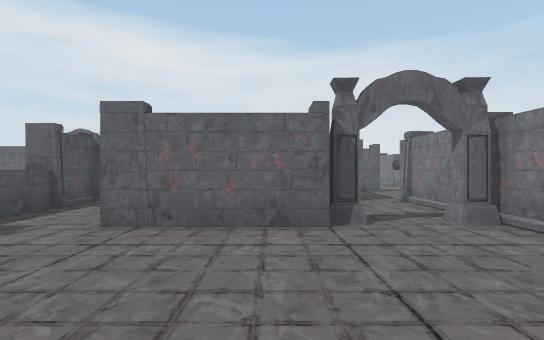
[1] (above)

16 first-person views from a walk through a 3-D level made in the Unity game engine. The camera is 1.5 m above the floor, looks level and sees 80° across. The floor is counted in squares, 2 m on a side. Each view is taken from the middle of a square. On the plan, view 1 faces up. The plan holds only what a view shows up to about 11 squares ahead; the rest is blank. The place goes on beyond the plan.

[2]
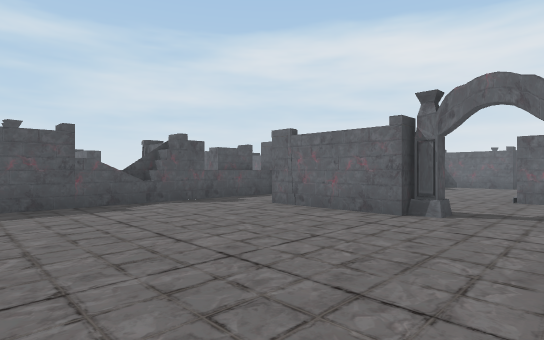

[3]
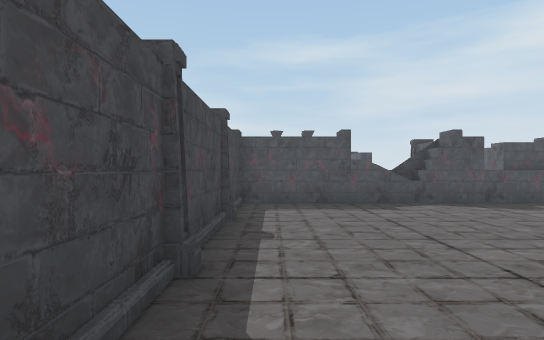

[4]
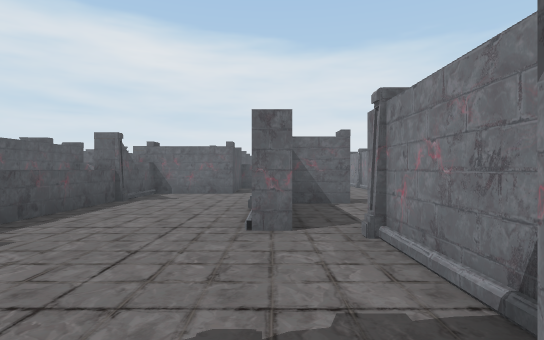

[5]
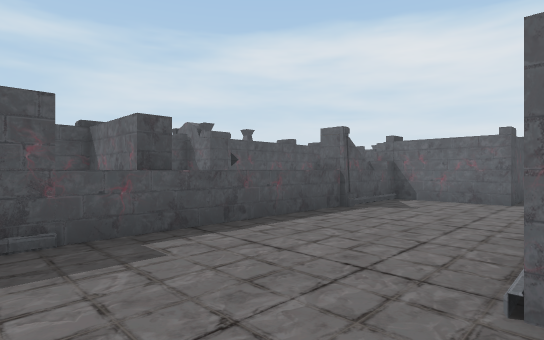

[6]
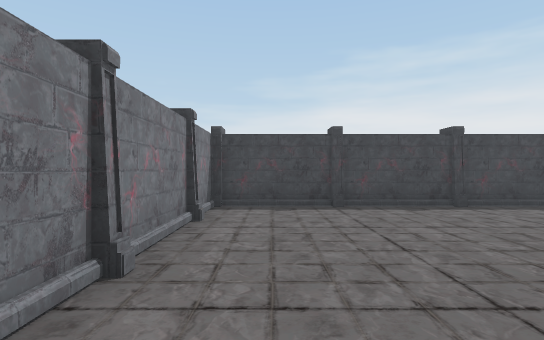

[7]
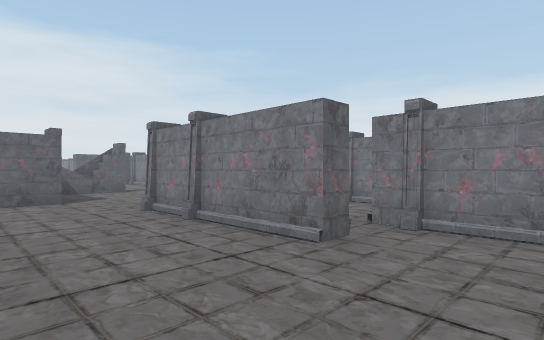

[8]
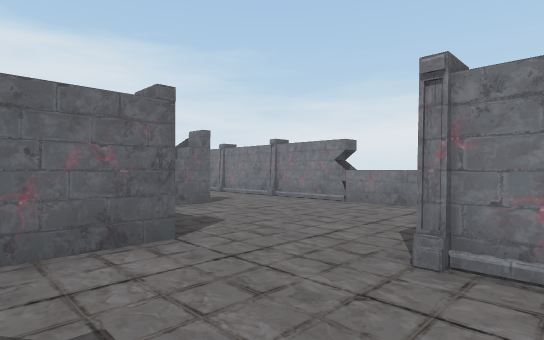

[9]
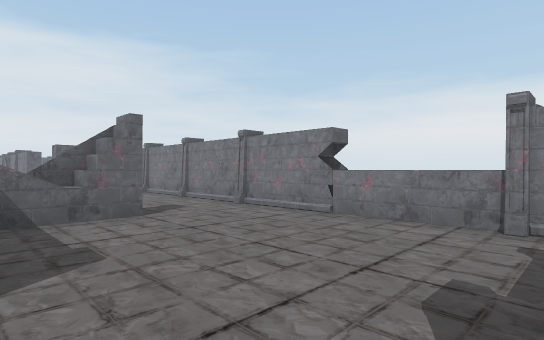

[10]
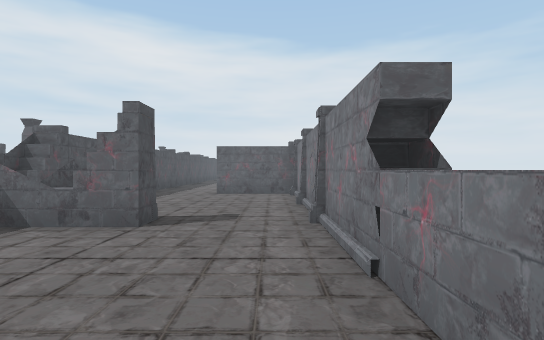

[11]
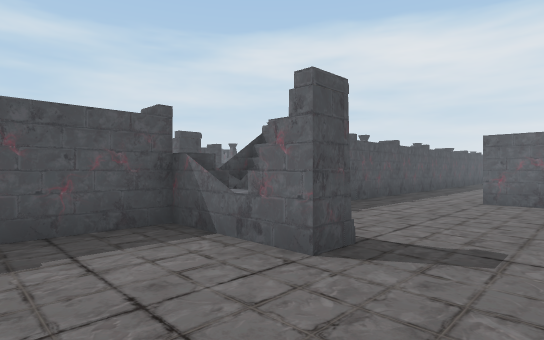

[12]
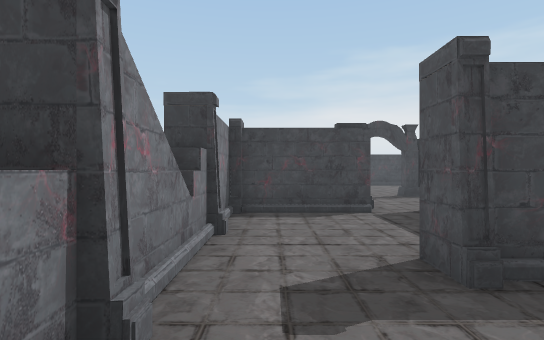

[13]
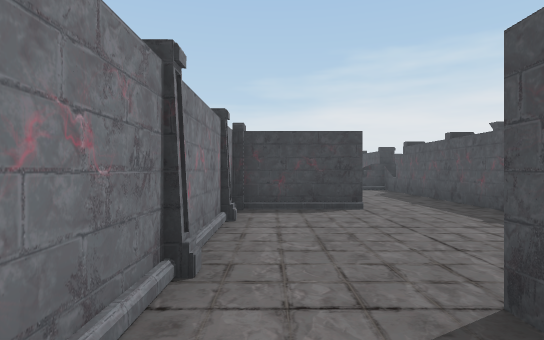

[14]
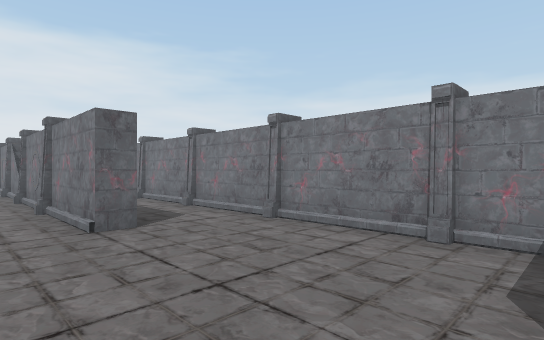

[15]
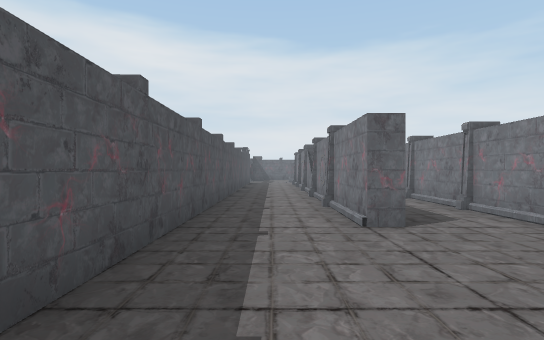

[16]
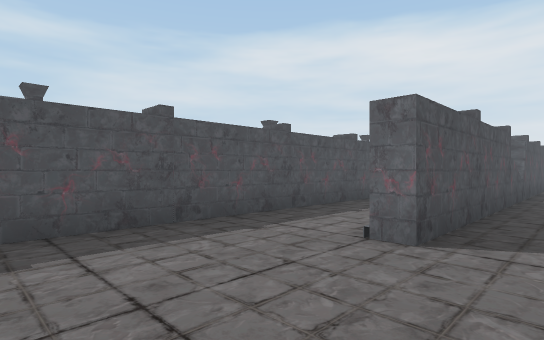

### Floor plan
Ten units are one square. View 1 is at (0, 0); x grows to the right and y downward. Boxes are objects, and circles mark ways between rooms. Rooms are numbered by the first view taken in them; rooms with no view inside come last. Other rooms are left out.
<svg viewBox="-62 -320 131 342">
<path fill="none" stroke="#000" d="M6 -43 -22 -43M-22 -82 -22 -78 -42 -78 -42 17 33 17 33 -83M24 -80 18 -80 18 -121M-41 -62 -48 -62M-57 -64 -57 -53M-47 -26 -47 -19M-14 -118 -23 -118M8 -142 -17 -142 -17 -62M55 -128 61 -128M30 -117 37 -117 37 -112 24 -112M63 -152 63 -160M64 -153 56 -153M26 -171 26 -177 15 -177M24 -172 24 -177M33 -83 58 -83 58 -176M33 -180 33 -172 8 -172 8 -142M32 -237 58 -237 58 -315M37 -315 37 -283 33 -283 33 -315M8 -315 8 -236M58 -233 32 -233M58 -176 58 -228M8 -236 8 -189M3 -189 3 -185"/>
<rect x="5" y="-55" width="10" height="10" fill="#bbb"><title>other object</title></rect>
<rect x="25" y="-55" width="10" height="10" fill="#bbb"><title>other object</title></rect>
<circle cx="15" cy="-135" r="3" fill="#2a7"/>
<circle cx="30" cy="-90" r="3" fill="#2a7"/>
<circle cx="45" cy="-180" r="3" fill="#2a7"/>
<circle cx="25" cy="-240" r="3" fill="#2a7"/>
<text x="0" y="-60">1</text>
<text x="40" y="-130">2</text>
<text x="30" y="-270">3</text>
<text x="40" y="-210">4</text>
</svg>
Room 1 opens to room 2. Room 2 opens to room 4. Room 3 opens to room 4.

Where each view was taken, in squares from view 1:
view 1: 0 up, 0 right, facing up
view 2: 1 down, 3 right, facing up-left
view 3: 1 down, 3 right, facing left
view 4: 4 up, 2 right, facing up
view 5: 6 up, 2 right, facing up-left
view 6: 5 up, 2 right, facing down
view 7: 6 up, 1 left, facing up-right
view 8: 11 up, 1 left, facing up-right
view 9: 12 up, 1 right, facing up-right
view 10: 13 up, 5 right, facing up
view 11: 15 up, 5 right, facing up-left
view 12: 14 up, 5 right, facing down
view 13: 30 up, 5 right, facing down
view 14: 24 up, 2 right, facing up-right
view 15: 24 up, 2 right, facing up
view 16: 25 up, 5 right, facing up-left
